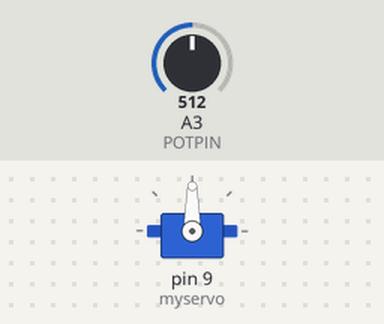
Bench run of a sketch on a simulated Arduino Uno, built with avr-gcc and run on an emulated ATmega328P. Shown: servo. The inputs (shaded band) are chosen by the test bench; at power-on: A3 (POTPIN) = 512.

Above: at 1.2 s.
1.3 s: A3 (POTPIN) set to 716
At 2.3 s:
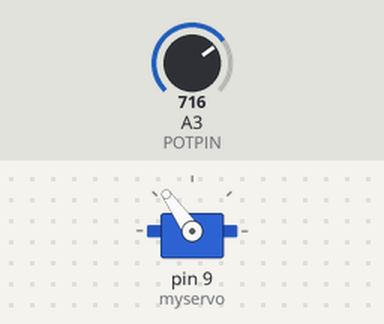
2.8 s: A3 (POTPIN) set to 900
At 3.5 s:
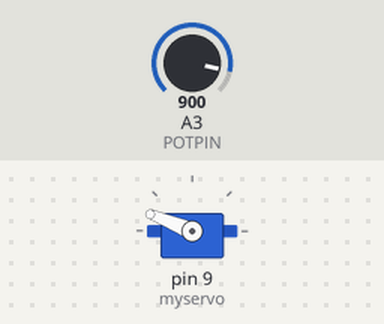
4.3 s: A3 (POTPIN) set to 1023
At 4.6 s:
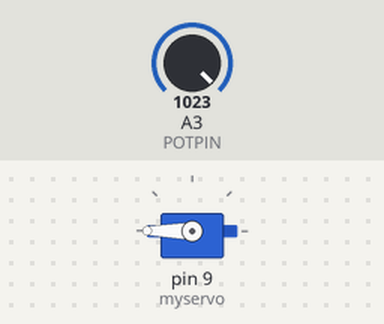
5.8 s: A3 (POTPIN) set to 306
At 7.0 s:
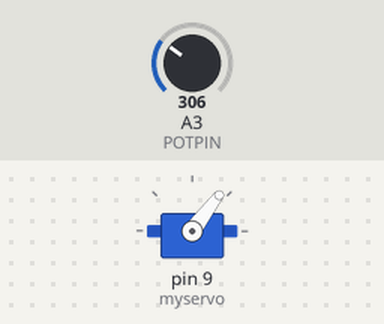
7.3 s: A3 (POTPIN) set to 122
At 8.1 s:
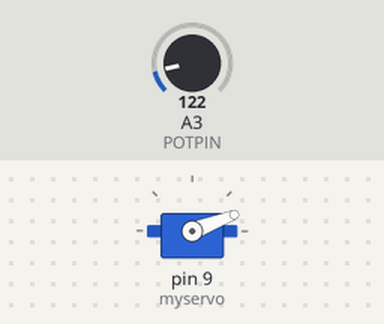
Timing chart, 0 to 9.8 s (numbered marks = the images above; inputs shaded):
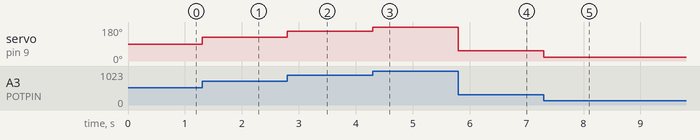

Measured:
- after the input at 1.3 s, servo on pin 9 (myservo): 90° → 125° at once
- after the input at 2.8 s, servo on pin 9 (myservo): 125° → 158° at once
- after the input at 4.3 s, servo on pin 9 (myservo): 158° → 180° at once
- after the input at 5.8 s, servo on pin 9 (myservo): 180° → 53° at once
- after the input at 7.3 s, servo on pin 9 (myservo): 53° → 21° at once

The sketch:

potent_servo.ino
```cpp
//for pot duita kuna ko power bich ko input
//servo R is +ve, O is control, B is for ground
//for servo, we use <servo.h> library
#define POTPIN A3 // for port connected to it
#include<Servo.h>
Servo myservo; //class define gareko
void setup() {
  pinMode(POTPIN, INPUT);
  // Serial.begin(9600);// for reading values with same baud rate as monitor
  // pinMode(LED, OUTPUT);
  myservo.attach(9);
}

void loop() {
  // put your main code here, to run repeatedly:
  int val = analogRead(POTPIN);
  // Serial.print("Data is ");
  // Serial.println(val);
  // delay(300);
  int moto = map(val, 0, 1023, 0, 180);// map(val, inmin, inmax, outmin, outmax)
  // analogWrite(LED,ledval);
  myservo.write(moto);
}
```
